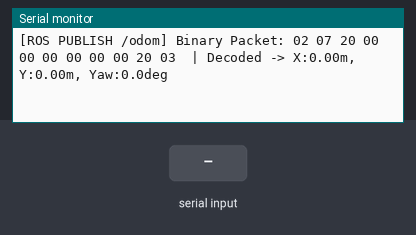
A sketch run on a simulated Arduino Uno, built with avr-gcc and run on an emulated ATmega328P. Shown: the last lines printed to the serial monitor. The inputs (shaded band) are chosen by the test bench.

Above: at 1.2 s.
1.3 s: "v 0.25 -0.50\n" received over Serial
At 1.31 s:
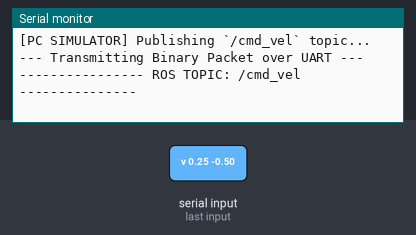
2.8 s: "R" received over Serial
At 2.93 s:
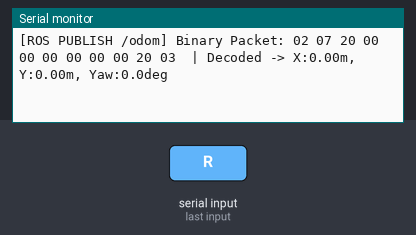
4.3 s: "v90\n" received over Serial
At 5.53 s:
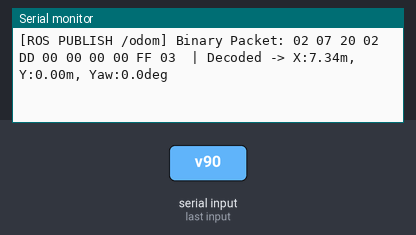
6.9 s: "v,45\n" received over Serial
At 6.9 s:
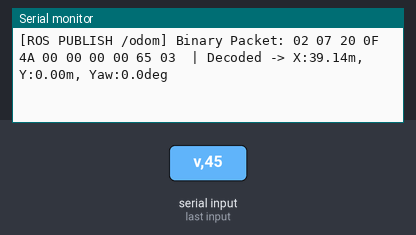
9.5 s: "V90\n" received over Serial
At 10.63 s:
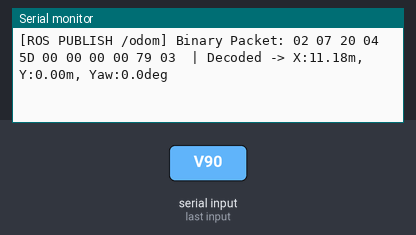
12.1 s: "V,45\n" received over Serial
At 12.1 s:
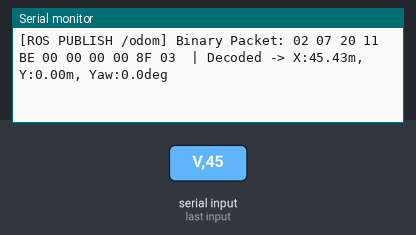
Timing chart, 0 to 15.1 s (numbered marks = the images above; inputs shaded):
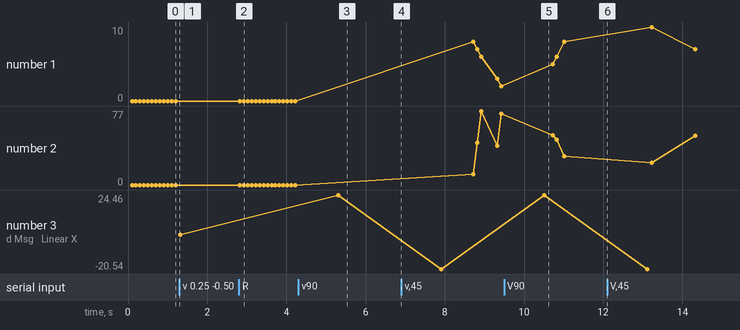

The sketch:

Day_100_ROS_Serial_Bridge.ino
```cpp
/*
 * 100 Projects with Arduino - Day 100 (The Capstone)
 * Project: Micro-ROS Serial Bridge Node (Differential Drive Twist Subscriber & Odometry Publisher)
 *
 * DESCRIPTION:
 * This is the grand capstone project of the 100-day Arduino Masterclass! We build a custom
 * Micro-ROS Serial Bridge Node. This sketch allows an Arduino to communicate directly with a
 * host PC running ROS (Robot Operating System) over a robust serial connection.
 *
 * The system implements two core ROS node operations:
 * 1. Subscriber ("/cmd_vel"): Listens for incoming Twist velocity commands (Linear X, Angular Z).
 *    Parses the command, executes differential drive kinematics, and calculates left/right
 *    wheel velocity targets (RPM).
 * 2. Publisher ("/odom"): Periodically (at 10 Hz) calculates and packs the robot's local 2D
 *    odometry state (X, Y, Theta) and transmits it to the PC in a structured binary frame.
 *
 * THE PROTOCOL PACKET FRAMING:
 * To ensure high reliability, data is packaged in framed binary packets:
 *   [SOF (0x02)] [Length] [Msg Type] [Payload...] [Checksum] [EOF (0x03)]
 *
 * Message Types:
 * - 0x10 : /cmd_vel (PC -> Arduino). Payload: 4 bytes (16-bit signed Linear X, 16-bit signed
 * Angular Z, scaled by 1000)
 * - 0x20 : /odom (Arduino -> PC). Payload: 6 bytes (16-bit signed X, 16-bit signed Y, 16-bit signed
 * Theta, scaled by 100)
 *
 * INTERACTIVE ROS MASTER SIMULATOR:
 * The Serial CLI acts as a ROS Master Node running on a PC. You can publish velocity commands
 * (e.g. "v 0.25 -0.50" to set linear velocity = 0.25 m/s, angular = -0.50 rad/s), and watch
 * the Arduino parse the packet, adjust motor goals, update its internal coordinate frames,
 * and publish /odom telemetry packets back.
 *
 * WIRING:
 * - Runs over USB Serial interface.
 */

// --- ROBOT CONSTANTS ---
const float WHEEL_TRACK = 0.15f;  // Distance between wheels (meters)
const float WHEEL_DIAM = 0.066f;  // Wheel diameter (meters)

// --- MSG TYPE DEFINITIONS ---
const uint8_t SOF_BYTE = 0x02;
const uint8_t EOF_BYTE = 0x03;
const uint8_t MSG_CMD_VEL = 0x10;
const uint8_t MSG_ODOM = 0x20;

// --- FSM PARSER VARIABLES ---
enum ParserState { STATE_WAIT_SOF, STATE_READ_LEN, STATE_READ_DATA, STATE_READ_CS, STATE_READ_EOF };

ParserState currentState = STATE_WAIT_SOF;
uint8_t rxBuffer[32];
uint8_t rxIndex = 0;
uint8_t packetLen = 0;
uint8_t calcChecksum = 0;

// --- ROBOT STATE (ODOMETRY) ---
float odomX = 0.0f;      // Meters
float odomY = 0.0f;      // Meters
float odomTheta = 0.0f;  // Radians

// Current wheel velocities (RPM)
float targetRPM_L = 0.0f;
float targetRPM_R = 0.0f;

// --- TIMING VARIABLES ---
const float dt = 0.1f;  // 10 Hz update frequency (0.1s period)
bool publisherActive = true;
unsigned long lastOdomPublish = 0;

void setup() {
  Serial.begin(115200);  // Standard high speed for ROS serial bridges

  Serial.println(F("=================================================="));
  Serial.println(F("Day 100: Micro-ROS Serial Bridge Node"));
  Serial.println(F("=================================================="));

  printMenu();
}

void loop() {
  // 1. Read and parse incoming ROS serial packets
  while (Serial.available() > 0) {
    uint8_t incomingByte = Serial.read();

    // Intercept human CLI command if waiting for packet
    if (currentState == STATE_WAIT_SOF && isAlphaCommand(incomingByte)) {
      handleCLICommand((char)incomingByte);
    } else {
      processIncomingByte(incomingByte);
    }
  }

  // 2. Periodically publish /odom message at 10 Hz
  if (publisherActive && (millis() - lastOdomPublish >= 100)) {
    lastOdomPublish = millis();
    updateAndPublishOdom();
  }
}

bool isAlphaCommand(uint8_t b) {
  return (b == 'v' || b == 'V' || b == 's' || b == 'S' || b == 'r' || b == 'R' || b == 'h' ||
          b == 'H');
}

// =============================================================
//  FINITE STATE MACHINE SERIAL PARSER
// =============================================================
void processIncomingByte(uint8_t val) {
  switch (currentState) {
    case STATE_WAIT_SOF:
      if (val == SOF_BYTE) {
        currentState = STATE_READ_LEN;
        rxIndex = 0;
        calcChecksum = 0;
      }
      break;

    case STATE_READ_LEN:
      packetLen = val;
      if (packetLen == 0 || packetLen > 30) {
        currentState = STATE_WAIT_SOF;  // Invalid packet size guard
      } else {
        currentState = STATE_READ_DATA;
      }
      break;

    case STATE_READ_DATA:
      rxBuffer[rxIndex++] = val;
      calcChecksum ^= val;
      if (rxIndex >= packetLen) {
        currentState = STATE_READ_CS;
      }
      break;

    case STATE_READ_CS:
      if (val == calcChecksum) {
        currentState = STATE_READ_EOF;
      } else {
        Serial.println(F("[BRIDGE ERROR] Checksum mismatch. Discarding..."));
        currentState = STATE_WAIT_SOF;
      }
      break;

    case STATE_READ_EOF:
      if (val == EOF_BYTE) {
        executeROSMessage();
      }
      currentState = STATE_WAIT_SOF;
      break;
  }
}

// =============================================================
//  ROS MESSAGE DECODERS & KINEMATICS
// =============================================================
void executeROSMessage() {
  uint8_t msgType = rxBuffer[0];

  if (msgType == MSG_CMD_VEL) {
    // Decode signed 16-bit scaled integers
    int16_t rawLinearX = (rxBuffer[1] << 8) | rxBuffer[2];
    int16_t rawAngularZ = (rxBuffer[3] << 8) | rxBuffer[4];

    // Convert back to floats (meters/sec and rad/sec)
    float linearX = (float)rawLinearX / 1000.0f;
    float angularZ = (float)rawAngularZ / 1000.0f;

    // --- DIFFERENTIAL KINEMATICS ---
    // Calculate target linear wheel velocities (m/s)
    float vL = linearX - (angularZ * WHEEL_TRACK / 2.0f);
    float vR = linearX + (angularZ * WHEEL_TRACK / 2.0f);

    // Convert m/s wheel speeds to RPM (Revolutions Per Minute)
    // RPM = (v / (pi * diameter)) * 60
    targetRPM_L = (vL / (PI * WHEEL_DIAM)) * 60.0f;
    targetRPM_R = (vR / (PI * WHEEL_DIAM)) * 60.0f;

    Serial.println(F("\n---------------- ROS TOPIC: /cmd_vel ---------------"));
    Serial.print(F(" Decoded Msg -> Linear X: "));
    Serial.print(linearX, 3);
    Serial.print(F(" m/s"));
    Serial.print(F(" | Angular Z: "));
    Serial.print(angularZ, 3);
    Serial.println(F(" rad/s"));
    Serial.print(F(" Actuator Target -> Left Wheel: "));
    Serial.print(targetRPM_L, 1);
    Serial.print(F(" RPM"));
    Serial.print(F(" | Right Wheel: "));
    Serial.print(targetRPM_R, 1);
    Serial.println(F(" RPM"));
    Serial.println(F("----------------------------------------------------"));
  }
}

/**
 * Periodically runs odometry dead reckoning based on active wheel velocities,
 * and publishes the packed /odom state back to the PC.
 */
void updateAndPublishOdom() {
  // 1. Convert wheel RPM speeds back to linear velocities (m/s)
  // v = (RPM / 60) * pi * diameter
  float vL = (targetRPM_L / 60.0f) * PI * WHEEL_DIAM;
  float vR = (targetRPM_R / 60.0f) * PI * WHEEL_DIAM;

  // 2. Perform Kinematic Integration
  float vCenter = (vL + vR) / 2.0f;
  float dTheta = (vR - vL) * dt / WHEEL_TRACK;

  float midTheta = odomTheta + (dTheta / 2.0f);
  odomX += vCenter * dt * cos(midTheta);
  odomY += vCenter * dt * sin(midTheta);
  odomTheta += dTheta;

  // Constrain theta to [-pi, +pi]
  if (odomTheta > PI)
    odomTheta -= 2.0f * PI;
  else if (odomTheta < -PI)
    odomTheta += 2.0f * PI;

  // 3. Pack data into /odom binary packet (6 bytes payload)
  // Scale floats to 16-bit signed integers (multiplied by 100)
  int16_t scaleX = (int16_t)(odomX * 100.0f);
  int16_t scaleY = (int16_t)(odomY * 100.0f);
  int16_t scaleT = (int16_t)(odomTheta * 100.0f);

  uint8_t len = 7;  // MsgType (1) + Payload (6)
  uint8_t cs = MSG_ODOM ^ (uint8_t)(scaleX >> 8) ^ (uint8_t)(scaleX & 0xFF) ^
               (uint8_t)(scaleY >> 8) ^ (uint8_t)(scaleY & 0xFF) ^ (uint8_t)(scaleT >> 8) ^
               (uint8_t)(scaleT & 0xFF);

  // Send packet to PC over USB
  Serial.print(F("[ROS PUBLISH /odom] Binary Packet: "));
  printHexByte(SOF_BYTE);
  printHexByte(len);
  printHexByte(MSG_ODOM);
  printHexByte((uint8_t)(scaleX >> 8));
  printHexByte((uint8_t)(scaleX & 0xFF));
  printHexByte((uint8_t)(scaleY >> 8));
  printHexByte((uint8_t)(scaleY & 0xFF));
  printHexByte((uint8_t)(scaleT >> 8));
  printHexByte((uint8_t)(scaleT & 0xFF));
  printHexByte(cs);
  printHexByte(EOF_BYTE);

  // Also print readable telemetry for the user
  Serial.print(F(" | Decoded -> X:"));
  Serial.print(odomX, 2);
  Serial.print(F("m, Y:"));
  Serial.print(odomY, 2);
  Serial.print(F("m, Yaw:"));
  Serial.print(odomTheta * 180.0f / PI, 1);
  Serial.println(F("deg"));
}

void printHexByte(uint8_t b) {
  if (b < 16) Serial.print('0');
  Serial.print(b, HEX);
  Serial.print(' ');
}

// =============================================================
//  ROS PC MASTER SIMULATOR (CLI INTERFACE)
// =============================================================
void handleCLICommand(char cmd) {
  switch (cmd) {
    case 'v':
    case 'V': {
      // Simulate ROS PC publishing `/cmd_vel` msg
      float linX = Serial.parseFloat();
      float angZ = Serial.parseFloat();

      // Convert to scaled 16-bit integers
      int16_t sLin = (int16_t)(linX * 1000.0f);
      int16_t sAng = (int16_t)(angZ * 1000.0f);

      uint8_t len = 5;
      uint8_t msgType = MSG_CMD_VEL;
      uint8_t val1 = (uint8_t)(sLin >> 8);
      uint8_t val2 = (uint8_t)(sLin & 0xFF);
      uint8_t val3 = (uint8_t)(sAng >> 8);
      uint8_t val4 = (uint8_t)(sAng & 0xFF);
      uint8_t cs = msgType ^ val1 ^ val2 ^ val3 ^ val4;

      // Pack binary frame
      uint8_t packet[9] = {SOF_BYTE, len, msgType, val1, val2, val3, val4, cs, EOF_BYTE};

      Serial.print(F("\n[PC SIMULATOR] Publishing `/cmd_vel` topic..."));
      Serial.println(F("\n--- Transmitting Binary Packet over UART ---"));

      // Feed packet into parser
      for (int i = 0; i < 9; i++) {
        processIncomingByte(packet[i]);
      }
      break;
    }

    case 's':
    case 'S':
      publisherActive = !publisherActive;
      Serial.print(F("[SYSTEM] /odom topic publishing: "));
      Serial.println(publisherActive ? F("ACTIVE") : F("PAUSED"));
      break;

    case 'r':
    case 'R':
      // Reset odometry system
      odomX = 0.0f;
      odomY = 0.0f;
      odomTheta = 0.0f;
      targetRPM_L = 0.0f;
      targetRPM_R = 0.0f;
      Serial.println(F("[SYSTEM] Resetting robot coordinate tracking (0,0,0)"));
      break;

    case 'h':
    case 'H':
      printMenu();
      break;

    default:
      break;
  }
}

void printMenu() {
  Serial.println(F("\n--- ROS MASTER COMMAND SIMULATOR ---"));
  Serial.println(F(" Simulate ROS publishing velocity commands:"));
  Serial.println(F(" 'v <linX> <angZ>' : Publish cmd_vel Twist message (e.g. 'v 0.20 -0.40')"));
  Serial.println(F(" System Toggles:"));
  Serial.println(F(" 's'              : Toggle /odom topic publisher loop (10 Hz)"));
  Serial.println(F(" 'r'              : Reset robot coordinates to (0,0,0) and stop motors"));
  Serial.println(F(" 'h'              : Display this command list"));
  Serial.println(F("-------------------------------------\n"));
}
```

Measured:
- after the input at 1.3 s, the serial monitor: prints a new line at once (image 1)
- after the input at 2.8 s, the serial monitor: prints a new line at once (image 2)
- after the input at 4.3 s, the serial monitor: prints a new line after 1.0 s (image 3)
- after the input at 9.5 s, the serial monitor: prints a new line after 1.0 s (image 5)
- plotted number 2: 0 → 74 after the input at 6.9 s, 74 → 30 after the input at 9.5 s
- plotted number 3: 0.25 → 24.46 after the input at 4.3 s, 24.46 → -20.54 after the input at 6.9 s, -20.54 → 24.46 after the input at 9.5 s, 24.46 → -20.54 after the input at 12.1 s
